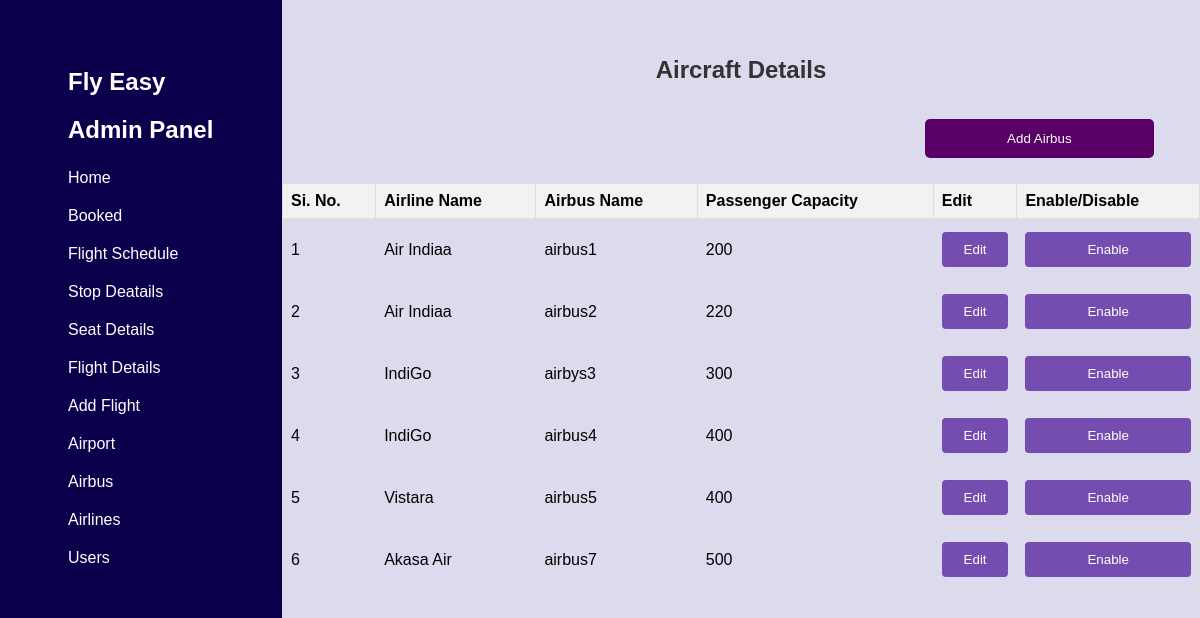
Screenshot of /admin/aircraft.php with the database file from the repository.
### tables this page shows
CREATE TABLE `airbus` (
  `airbus_id` int(11) NOT NULL,
  `airline_id` int(11) DEFAULT NULL,
  `airbus_name` varchar(255) DEFAULT NULL,
  `passenger_capacity` int(11) DEFAULT NULL,
  `status` int(11) NOT NULL
);

CREATE TABLE `airline` (
  `airline_id` int(11) NOT NULL,
  `airline_name` varchar(255) NOT NULL,
  `airline_type` varchar(255) NOT NULL,
  `logo` varchar(500) NOT NULL,
  `status` int(11) NOT NULL
);

### admin/aircraft.php (the view, shortened to what this page needs)
<?php
include("includes/base.php");
include "../config/dbcon.php";
?>
<!DOCTYPE html>
<html lang="en">
<head>
</head>
<body><br><br>
<h2 class="heading">Aircraft Details</h2>
    <button class="add" id="addAirbusButton">Add Airbus</button>
<?php
    $select_query = "SELECT airbus.airbus_id,airline.airline_name,airline.status,airbus.airbus_name,airbus.passenger_capacity,airbus.status FROM airbus JOIN airline ON airbus.airline_id = airline.airline_id WHERE airline.status = 1";
    $result = mysqli_query($con, $select_query);
    if (mysqli_num_rows($result) > 0) {
        echo "<form method='post'>";
        echo "<table>
    <tr>
    <th>Si. No.</th>
    <th>Airline Name</th>
    <th>Airbus Name</th>
    <th>Passenger Capacity</th>
    <th>Edit</th>
    <th>Enable/Disable</th>
    </tr>";
        $serial_no = 1;
        while ($row = mysqli_fetch_assoc($result)) {
            echo "<tr>";
            echo "<td>" . $serial_no . "</td>";
            echo "<td>" . $row['airline_name'] . "</td>";
            echo "<td>" . $row['airbus_name'] . "</td>";
            echo "<td>" . $row['passenger_capacity'] . "</td>";
            echo "<td><button class='edit-button' data-airbus-id='" . $row['airbus_id'] . "' data-airline-name='" . $row['airline_name'] . "' data-airbus-name='" . $row['airbus_name'] . "' data-passenger-capacity='" . $row['passenger_capacity'] . "'>Edit</button></td>";
            echo "<td>
            <form method='post'>
                <input type='hidden' name='form_submitted' value='1'>
                <button type='submit' name='enable_disable' value='" . $row['airbus_id'] . "'>" . ($row['status'] == 1 ? 'Disable' : 'Enable') . "</button>
            </form>
        </td>";
            echo "</tr>";
            $serial_no++;
        }
        echo "</table>";
        echo "</form>";
    }
?>
</body>
</html>

### admin/includes/base.php (style rules this page uses)
body, h1, ul, li, a { margin: 0; padding: 0; list-style: none; text-decoration: none; }
body { font-family: Arial, sans-serif; margin: 0; padding: 0; }

### admin/aircraft.php (style rules this page uses)
.add { width: 25%; text-align: center; margin-left: 70%; padding: 12px 20px; background-color: #590066; color: white; border: none; cursor: pointer; border-radius: 5px; margin-top: 15px; transition: background-color 0.3s; }
.heading { text-align: center; margin: 20px 0; font-family: Arial, sans-serif; color: #333; }
form { display: flex; flex-direction: column; align-items: center; }
input[type="submit"], button { width: 100%; padding: 10px; margin: 5px 0; border: none; border-radius: 4px; background-color: #754caf; color: white; cursor: pointer; }
table { width: 100%; border-collapse: collapse; margin-top: 20px; }
th, td { border: 1px solid #ddd; padding: 8px; text-align: left; }
th { background-color: #f2f2f2; }

### rows the page displays
airbus: airline.airline_name "Air Indiaa", airbus_name "airbus1", passenger_capacity "200", $row['airbus_id'] 47 (drawn), status "Enable"
airbus: airline.airline_name "Air Indiaa", airbus_name "airbus2", passenger_capacity "220", $row['airbus_id'] 48 (drawn), status "Enable"
airbus: airline.airline_name "IndiGo", airbus_name "airbys3", passenger_capacity "300", $row['airbus_id'] 49 (drawn), status "Enable"
airbus: airline.airline_name "IndiGo", airbus_name "airbus4", passenger_capacity "400", $row['airbus_id'] 50 (drawn), status "Enable"
airbus: airline.airline_name "Vistara", airbus_name "airbus5", passenger_capacity "400", $row['airbus_id'] 51 (drawn), status "Enable"
airbus: airline.airline_name "Akasa Air", airbus_name "airbus7", passenger_capacity "500", $row['airbus_id'] 52 (drawn), status "Enable"
